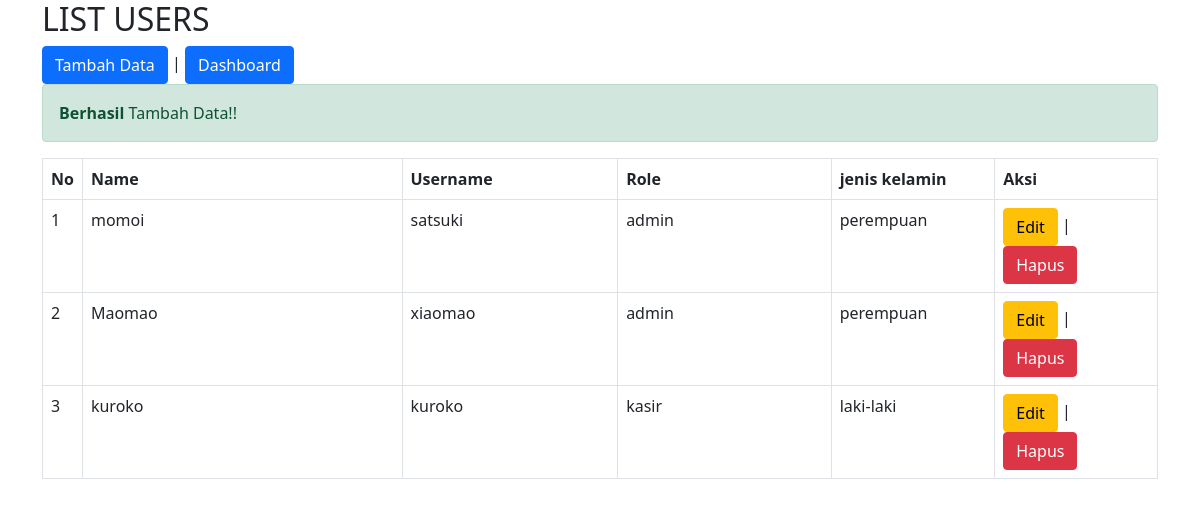
The app's page /users_list.php (signed in) with its own data.
### tables this page shows
CREATE TABLE `users` (
  `id` int NOT NULL,
  `name` varchar(60) NOT NULL,
  `gender` varchar(15) DEFAULT NULL,
  `username` varchar(60) NOT NULL,
  `password` varchar(70) NOT NULL,
  `role_id` int NOT NULL
);

CREATE TABLE `roles` (
  `id` int NOT NULL,
  `name` varchar(60) NOT NULL
);

### users_list.php (the view, shortened to what this page needs)
<?php
include("connection.php");
$query = $db->query("SELECT users.*, roles.name AS role_name
                      FROM users
                      INNER JOIN roles
                      ON users.role_id = roles.id");
$data = $query->fetchAll();
?>
<!DOCTYPE html>
<html lang="en">
<head>
  <link href="https://cdn.jsdelivr.net/npm/bootstrap@5.0.2/dist/css/bootstrap.min.css" rel="stylesheet">
</head>
<body>
  <div class="container">
    <h2>LIST USERS</h2>
    <a href="users_add.php" class="btn btn-primary">Tambah Data</a> |
    <a href="dashboard.php" class="btn btn-primary">Dashboard</a>
    <br>
    <?php include("alert_action.php"); ?>
<table border="1" class="table table-bordered mt-3">
      <thead>
        <tr>
          <th>No</th>
          <th>Name</th>
          <th>Username</th>
          <th>Role</th>
          <th>jenis kelamin</th>
          <th>Aksi</th>
        </tr>
      </thead>
      <?php foreach($data as $index => $users) : ?>
      <tbody>
        <tr>
          <td><?= $index +1;?></td>
          <td width ="30%"><?= $users['name'];?></td>
          <td width = "20%"><?= $users['username'];?></td>
          <td width = "20%"><?= $users['role_name'];?></td>
          <td width = "15%"><?= $users['gender'];?></td>
          <td width = "15%">
            <a href="users_edit.php?id=<?=$users['id'];?>" class="btn btn-warning">Edit</a> |
            <a href="users_delete.php?id=<?=$users['id'];?>" class="btn btn-danger" onclick="return confirm('Anda Yakin Ingin Menghapus Data')">Hapus</a>
          </td>
        </tr>
      </tbody>
      <?php endforeach; ?>
    </table>
    </div>
</body>
</html>

### records on screen
users: name "momoi", username "satsuki", role.name "admin", gender "perempuan"
users: name "Maomao", username "xiaomao", role.name "admin", gender "perempuan"
users: name "kuroko", username "kuroko", role.name "kasir", gender "laki-laki"

### other values on screen
$_SESSION['add'] "Berhasil Tambah Data!!"
